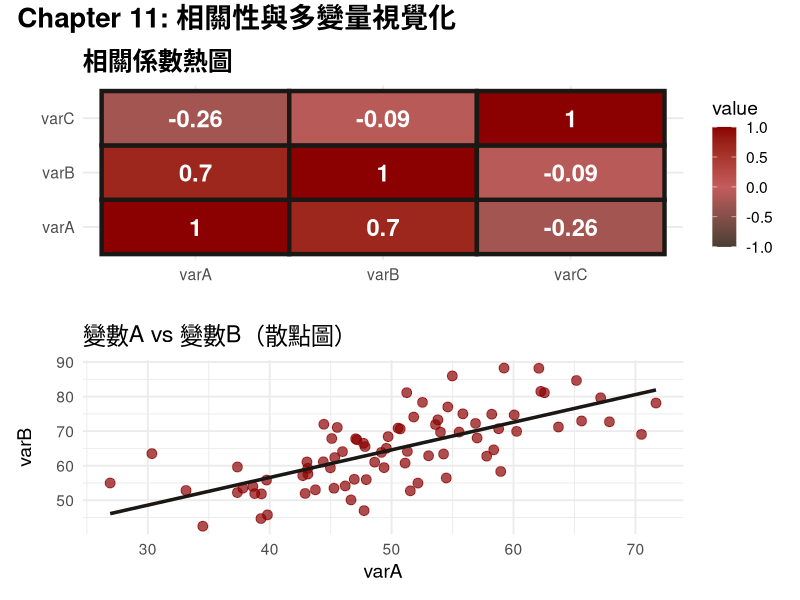

Source code (R):
# Chapter 11: 相關性與多變量視覺化示範（純 base + ggplot2）
library(ggplot2)
library(dplyr)

set.seed(123)

n <- 80
df <- data.frame(
  varA = rnorm(n, 50, 10),
  varB = rnorm(n, 30, 8),
  varC = rnorm(n, 70, 15)
)

df$varB <- df$varB + 0.7 * df$varA
df$varC <- df$varC - 0.4 * df$varA

# 手動建立相關係數矩陣長格式
cor_matrix <- cor(df)
vars <- colnames(cor_matrix)

cor_df <- expand.grid(Var1 = vars, Var2 = vars)
cor_df$value <- as.vector(cor_matrix)

p1 <- ggplot(cor_df, aes(x = Var1, y = Var2, fill = value)) +
  geom_tile(color = "#1a1714", linewidth = 1.5) +
  geom_text(aes(label = round(value, 2)), color = "white", size = 6, fontface = "bold") +
  scale_fill_gradient2(low = "#4a3f35", mid = "#c45c5c", high = "#8B0000", 
                       midpoint = 0, limits = c(-1, 1)) +
  labs(title = "相關係數熱圖", x = "", y = "") +
  theme_minimal(base_size = 14) +
  theme(plot.title = element_text(face = "bold", size = 18))

p2 <- ggplot(df, aes(x = varA, y = varB)) +
  geom_point(color = "#8B0000", size = 3, alpha = 0.7) +
  geom_smooth(method = "lm", color = "#1a1714", se = FALSE, linewidth = 1.2) +
  labs(title = "變數A vs 變數B（散點圖）", x = "varA", y = "varB") +
  theme_minimal(base_size = 14)

library(patchwork)
final <- p1 / p2 + plot_annotation(
  title = "Chapter 11: 相關性與多變量視覺化",
  theme = theme(plot.title = element_text(size = 20, face = "bold"))
)

ggsave("/Users/elvis/r-viz-site/assets/chapter11_correlation_demo.png", 
       final, width = 10, height = 9, dpi = 150)

cat("✅ Chapter 11 相關性 PNG 已生成\n")
